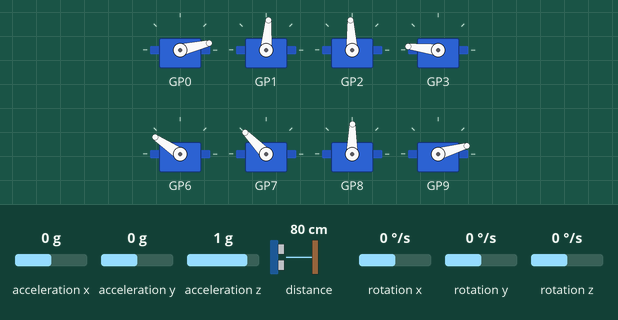
The program below on a simulated Raspberry Pi Pico. Parts: 8 × servo. The inputs (shaded band) are chosen by the test bench; at power-on: acceleration y 0 g, acceleration x 0 g, acceleration z 1 g, distance to the obstacle 80 cm, rotation x 0 °/s, rotation y 0 °/s, rotation z 0 °/s. What the program prints to the serial monitor is not drawn.

Above: at 4.84 s.
5.1 s: acceleration y set to -1.4 g
At 6.24 s:
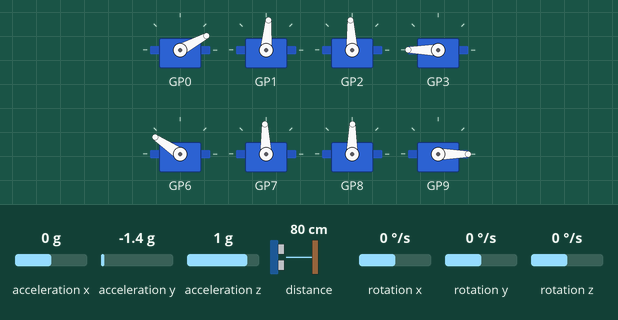
8.6 s: acceleration x set to -1.4 g
At 8.85 s:
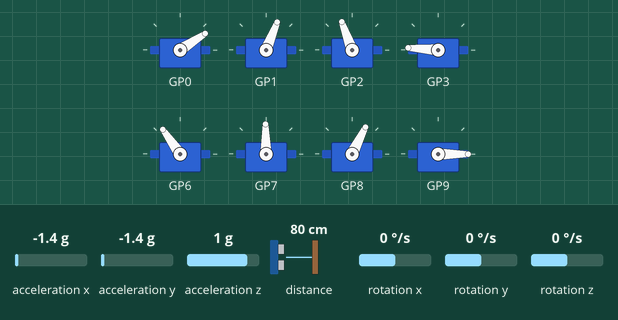
12.1 s: acceleration z set to -1.4 g
At 12.27 s:
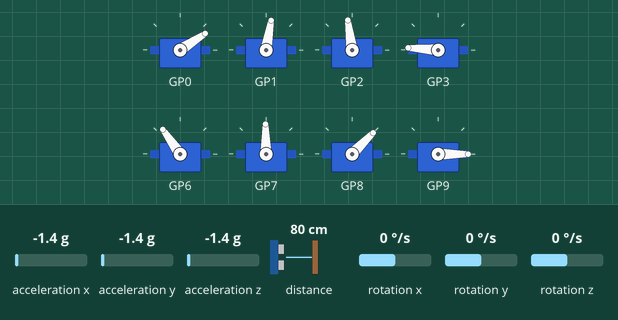
16.4 s: distance to the obstacle set to 16 cm
20.7 s: distance to the obstacle set to 12 cm
Timing chart, 0 to 40.6 s (numbered marks = the images above; inputs shaded):
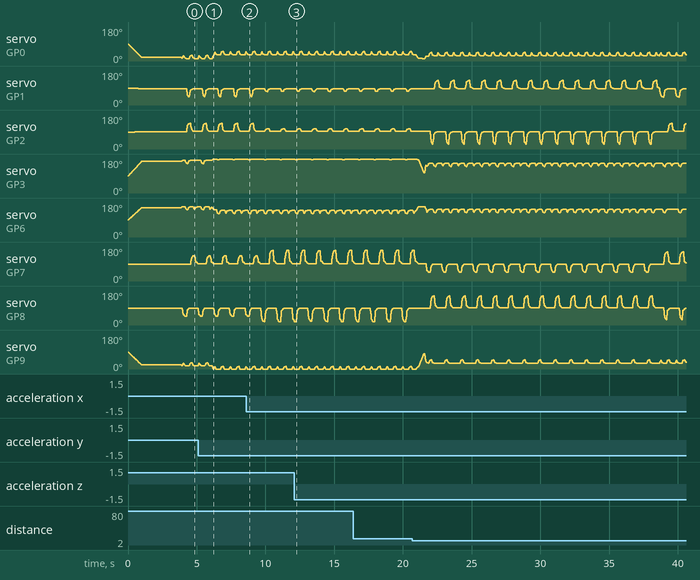

The program:

main.cpp
```cpp
#include <Arduino.h>
#include <I2Cdev.h>
#include <MPU6050_6Axis_MotionApps20.h>
#include <PID_v1.h>
#include <Servo.h>
#include <VL53L0X.h>
#include <Wire.h>
#include <api/Common.h>
#include <cstdint>
#include <elapsedMillis.h>

#include "movements.h"

///////////////////////////// Movement /////////////////////////////////

#define N_SERVOS 8
int servoCalib[N_SERVOS] = {-3, -4, 2, 9, -3, 0, 0, 0}; // calibration data
Servo servo[N_SERVOS];
Movements movements;

// runServoPrg vector mode
void runServoProgV(const int servoProg[][Movements::N_ACTIONS],
                   const int nSteps) {

  int servoPos[N_SERVOS] = {0, 0, 0, 0, 0, 0, 0, 0};
  int servoPrevProg[N_SERVOS] = {0, 0, 0, 0, 0, 0, 0, 0};
  int servoPrgPeriodMS = 20;

  for (int i = 0; i < nSteps; i++) { // Loop for step
    // Get servo start position
    for (int s = 0; s < N_SERVOS; s++) {
      servoPos[s] = servo[s].read() - servoCalib[s];
    }

    for (int p = 0; p < N_SERVOS; p++) {
      if (i == 0) {
        servoPrevProg[p] = servoProg[i][p];
      } else {
        servoPrevProg[p] = servoPrevProg[p] + servoProg[i][p];
      }
    }

    int totalTime = servoProg[i][Movements::N_ACTIONS - 1];
    // outer loop: time step
    for (int j = 0; j < totalTime / servoPrgPeriodMS; j++) {
      // inner loop: servo
      for (int k = 0; k < N_SERVOS; k++) {
        servo[k].write((map(j, 0, totalTime / servoPrgPeriodMS, servoPos[k],
                            servoPrevProg[k]) +
                        servoCalib[k]));
      }

      delay(servoPrgPeriodMS);
    }
  }
}

/////////////////////////////  PID Controlers ///////////////////////////////

// PID direction controller
double directionSetpoint, mpu_directionAngle, directionAdjust;
const double Kp = 0.8, Ki = 5, Kd = 0;
PID directionPID(&mpu_directionAngle, &directionAdjust, &directionSetpoint, Kp,
                 Ki, Kd, DIRECT);

// PID climb controller
double elevationSetpoint, mpu_climbAngle, elevationAdjust;
const double Kp2 = 1.4, Ki2 = 0.5, Kd2 = 0;
PID elevationPID(&mpu_climbAngle, &elevationAdjust, &elevationSetpoint, Kp2,
                 Ki2, Kd2, DIRECT);

// PID Direction Setup
void pid_setup() {
  // turn the PID on
  directionPID.SetMode(AUTOMATIC);
  directionPID.SetOutputLimits(-30, 30); // set the output limits
  directionPID.SetSampleTime(10);        // refresh rate
  directionPID.SetTunings(Kp, Ki, Kd);   // set PID gains
  directionSetpoint = 0;                 // setpoint

  elevationPID.SetMode(AUTOMATIC);
  elevationPID.SetOutputLimits(-20, 20);  // set the output limits
  elevationPID.SetSampleTime(10);         // refresh rate
  elevationPID.SetTunings(Kp2, Ki2, Kd2); // set PID gains
  elevationSetpoint = 0;
}

// Direction Update
void compensateDirection() {
  movements.forward[4][1] = -45 + directionAdjust;
  movements.forward[6][1] = 45 - directionAdjust;
  movements.forward[4][2] = 45 - directionAdjust;
  movements.forward[7][2] = -45 + directionAdjust;
  movements.forward[7][5] = 45 + directionAdjust;
  movements.forward[10][5] = -45 - directionAdjust;
  movements.forward[1][6] = -45 - directionAdjust;
  movements.forward[4][6] = 45 + directionAdjust;
}

// Climb Update
void compensateElevation() {
  movements.forward[0][0] = 15 + elevationAdjust;
  movements.forward[0][3] = 165 + elevationAdjust;
  movements.forward[0][4] = 165 - elevationAdjust;
  movements.forward[0][7] = 15 - elevationAdjust;
}

void pid_compensate() {
  directionPID.Compute(); // compute PID
  elevationPID.Compute(); // compute PID2

  compensateElevation(); // update climb
  compensateDirection(); // update move
}

/////////////////////////////  MPU6050  ////////////////////////////////////

// MPU control/status vars
MPU6050 mpu(0x68);     // MPU6050 object
uint16_t packetSize;   // expected DMP packet size (default is 42 bytes)
bool dmpReady = false; // set true if DMP init was successful

// mpuSetup
void mpu_setup() {
  mpu.initialize(); // initialize MPU6050
  if (!mpu.testConnection()) {
    Serial.println("Failed to find MPU6050 chip");
    return;
  }

  Serial.println("MPU6050 Found!");

  delay(300);

  // load and configure the DMP
  Serial.println(F("Initializing DMP..."));
  uint8_t devStatus = mpu.dmpInitialize();

  // make sure it worked (returns 0 if so)
  if (devStatus != 0) {
    // ERROR!
    // 1 = initial memory load failed
    // 2 = DMP configuration updates failed
    // (if it's going to break, usually the code will be 1)
    Serial.print(F("DMP Initialization failed (code "));
    Serial.print(devStatus);
    Serial.println(F(")"));
    return;
  }

  // Calibration Time: generate offsets and calibrate our MPU6050
  mpu.CalibrateAccel(20);
  mpu.CalibrateGyro(20);
  mpu.PrintActiveOffsets();
  // turn on the DMP, now that it's ready
  Serial.println(F("Enabling DMP..."));
  mpu.setDMPEnabled(true);
  dmpReady = true;

  packetSize = mpu.dmpGetFIFOPacketSize();
}

// read mpu values
void mpu_update() {
  uint8_t fifoBuffer[64]; // FIFO storage buffer
  Quaternion q;           // [w, x, y, z]
  VectorFloat gravity;    // [x, y, z]
  float ypr[3];           // [yaw, pitch, roll]

  mpu.dmpGetCurrentFIFOPacket(fifoBuffer); // read a packet from FIFO
  mpu.dmpGetQuaternion(&q, fifoBuffer);
  mpu.dmpGetGravity(&gravity, &q);
  mpu.dmpGetYawPitchRoll(ypr, &q, &gravity);

  mpu_directionAngle = ypr[0] * 180 / M_PI;
  mpu_climbAngle = ypr[2] * 180 / M_PI;
}

void mpu_testDebug() {
  mpu_update(); // get values from mpu
  Serial.print("Direction angle : ");
  Serial.println(mpu_directionAngle);
  Serial.print("Climb angle : ");
  Serial.println(mpu_climbAngle);
  delay(100);
}

/////////////////////////////  VL53L0X Sensor ///////////////////////////////

VL53L0X vl53_sensor; // VL53L0X object
elapsedMillis vl53_lastSampleTime;

bool vl53_ready = false;

const long vl53_SAMPLE_PERIOD_MS = 500;
const int vl53_DET_THRESH = 135;

// sensorSetup
void vl53_setup() {
  // Initialize the sensor
  if (!vl53_sensor.init(0x29)) {
    Serial.println("Failed to detect and initialize sensor!");
    return;
  }
  Serial.println("VL53L0X sensor detected!");
  vl53_sensor.setTimeout(500);
  vl53_ready = true;
}

// check sensor
bool vl53_checkForObstacle() {
  if (vl53_lastSampleTime < vl53_SAMPLE_PERIOD_MS)
    return false;

  vl53_lastSampleTime = 0;

  uint16_t distance = vl53_sensor.readRangeSingleMillimeters();
  if (distance > 0 && distance < vl53_DET_THRESH) {
    return true;
  }

  return false;
}

void vl53_testDebug() {
  uint16_t distance = vl53_sensor.readRangeSingleMillimeters();
  Serial.print("Distance: ");
  Serial.print(distance);
  Serial.println(" mm");
  delay(100);
}

/////////////////////////////  Setup  /////////////////////////////////

void servoSetup() {
  // Servo Pin Set
  servo[0].attach(0);
  servo[1].attach(1);
  servo[2].attach(2);
  servo[3].attach(3);
  servo[4].attach(6);
  servo[5].attach(7);
  servo[6].attach(8);
  servo[7].attach(9);
}

void setup() {
  Wire.begin();          // join i2c bus
  Wire.setClock(400000); // 400kHz I2C clock.
  Serial.begin(115200);  // initialize serial communication

  servoSetup();
  runServoProgV(movements.zero, Movements::ZERO_N_STEPS);

  delay(2000);

  vl53_setup(); // vl53 setup
  mpu_setup();  // mpu setup
  pid_setup();  // PID setup
}

/////////////////////////////  Loop  ////////////////////////////////

typedef enum { // State machine states
  FRONT,
  RIGHT,
  LEFT,
  BACK
} Directions;

Directions direction = FRONT; // Initial states
int stepsRight = 0;
int stepsRightAcc = 0;
int stepsBack = 0;

void switchDirection() {
  switch (direction) {

  case FRONT:
    directionSetpoint = 90;
    direction = RIGHT;
    return;

  case RIGHT:
    directionSetpoint = 180;
    direction = BACK;
    return;

  case BACK:
    directionSetpoint = -90;
    direction = LEFT;
    return;

  case LEFT:
    directionSetpoint = 0;
    direction = FRONT;
    return;
  }
}

bool mightBeClimbable = true;
void run() {
  int numberOfSteps = Movements::FORWARD_N_STEPS;
  auto program = movements.forward;

  bool obstacle = vl53_checkForObstacle();
  if (obstacle && mightBeClimbable) {
    runServoProgV(movements.checkUp, Movements::CHECK_UP_N_STEPS);
    if (!vl53_checkForObstacle()) {
      runServoProgV(movements.forward, Movements::FORWARD_N_STEPS);
      runServoProgV(movements.climb, Movements::CLIMB_N_STEPS);
      return;
    } else {
      mightBeClimbable = false;
    }
  }

  if (obstacle && !stepsRight && !stepsBack) {
    stepsRight += 5; // minimum required steps to clear an obstacle
  } else if (obstacle && stepsRightAcc > 14) {
    switchDirection();
    stepsBack = 5;
  } else if (obstacle) {
    stepsRight++;
  } else {
    stepsRightAcc = 0;
    mightBeClimbable = true;
  }

  if (stepsBack) {
    program = movements.back;
    numberOfSteps = Movements::BACK_N_STEPS;
    stepsBack--;
  } else if (stepsRight) {
    program = movements.crabRight;
    numberOfSteps = Movements::CRAB_RIGHT_N_STEPS;
    stepsRight--;
    stepsRightAcc++;
  } else {
    // only when moving forward
    mpu_update();
    pid_compensate();
  }

  runServoProgV(program, numberOfSteps); // move forward
}

void loop() {
  if (dmpReady && vl53_ready)
    run();
  else {
    Serial.print("dmpReady: ");
    Serial.println(dmpReady);
    Serial.print("vl53_ready: ");
    Serial.println(vl53_ready);
  }
}

/////////////////////////////  End  /////////////////////////////////
```

Source omitted: movements.h (14303 bytes)
